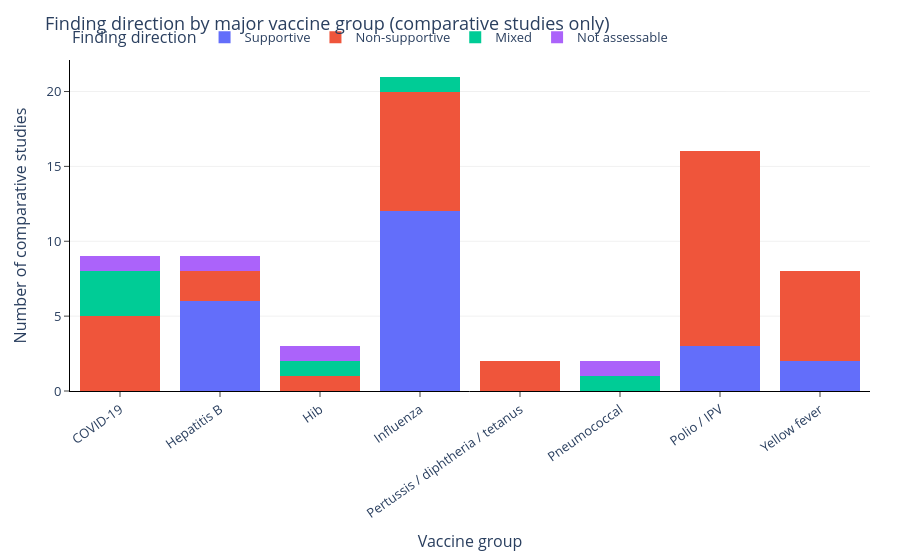

The cell this chart's notebook holds for it:
### Code cell
# Figure 4: Finding direction by major vaccine group (comparative studies only)
top_vaccines = (
    comparative_df["Vaccine_group"]
    .value_counts()
    .head(8)
    .index
    .tolist()
)

stacked = (
    comparative_df[comparative_df["Vaccine_group"].isin(top_vaccines)]
    .pivot_table(
        index="Vaccine_group",
        columns="Finding_direction",
        values="Study ID",
        aggfunc="count",
        fill_value=0,
    )
)

col_order = ["Supportive", "Non-supportive", "Mixed", "Not assessable"]
stacked = stacked[[c for c in col_order if c in stacked.columns]].reset_index()

long_df = stacked.melt(
    id_vars="Vaccine_group",
    var_name="Finding direction",
    value_name="Number of papers"
)

fig = px.bar(
    long_df,
    x="Vaccine_group",
    y="Number of papers",
    color="Finding direction",
)
fig.update_traces(
    hovertemplate="Vaccine group: %{x}<br>Finding: %{fullData.name}<br>Studies: %{y}<extra></extra>",
    marker_line_width=0,
)
fig = apply_clean_plotly_style(fig, x_title="Vaccine group", y_title="Number of comparative studies")
fig.update_layout(
    title="Finding direction by major vaccine group (comparative studies only)",
    barmode="stack",
    xaxis_tickangle=-35,
)
fig.show()
save_plotly(fig, "finding_direction_by_major_vaccine_group")

stacked.to_csv(TABLE_DIR / "finding_direction_by_major_vaccine_group_table.csv", index=False)

### Figure 1 — Plotly figure (JSON) as saved in the notebook; plotly's stock layout.template omitted (floating-point values rounded to 4 significant figures)
{"data": [{"hovertemplate": "Vaccine group: %{x}<br>Finding: %{fullData.name}<br>Studies: %{y}<extra></extra>", "legendgroup": "Supportive", "marker": {"color": "#636efa", "line": {"width": 0}, "pattern": {"shape": ""}}, "name": "Supportive", "orientation": "v", "showlegend": true, "textposition": "auto", "type": "bar", "x": ["COVID-19", "Hepatitis B", "Hib", "Influenza", "Pertussis / diphtheria / tetanus", "Pneumococcal", "Polio / IPV", "Yellow fever"], "xaxis": "x", "y": [0, 6, 0, 12, 0, 0, 3, 2], "yaxis": "y"}, {"hovertemplate": "Vaccine group: %{x}<br>Finding: %{fullData.name}<br>Studies: %{y}<extra></extra>", "legendgroup": "Non-supportive", "marker": {"color": "#EF553B", "line": {"width": 0}, "pattern": {"shape": ""}}, "name": "Non-supportive", "orientation": "v", "showlegend": true, "textposition": "auto", "type": "bar", "x": ["COVID-19", "Hepatitis B", "Hib", "Influenza", "Pertussis / diphtheria / tetanus", "Pneumococcal", "Polio / IPV", "Yellow fever"], "xaxis": "x", "y": [5, 2, 1, 8, 2, 0, 13, 6], "yaxis": "y"}, {"hovertemplate": "Vaccine group: %{x}<br>Finding: %{fullData.name}<br>Studies: %{y}<extra></extra>", "legendgroup": "Mixed", "marker": {"color": "#00cc96", "line": {"width": 0}, "pattern": {"shape": ""}}, "name": "Mixed", "orientation": "v", "showlegend": true, "textposition": "auto", "type": "bar", "x": ["COVID-19", "Hepatitis B", "Hib", "Influenza", "Pertussis / diphtheria / tetanus", "Pneumococcal", "Polio / IPV", "Yellow fever"], "xaxis": "x", "y": [3, 0, 1, 1, 0, 1, 0, 0], "yaxis": "y"}, {"hovertemplate": "Vaccine group: %{x}<br>Finding: %{fullData.name}<br>Studies: %{y}<extra></extra>", "legendgroup": "Not assessable", "marker": {"color": "#ab63fa", "line": {"width": 0}, "pattern": {"shape": ""}}, "name": "Not assessable", "orientation": "v", "showlegend": true, "textposition": "auto", "type": "bar", "x": ["COVID-19", "Hepatitis B", "Hib", "Influenza", "Pertussis / diphtheria / tetanus", "Pneumococcal", "Polio / IPV", "Yellow fever"], "xaxis": "x", "y": [1, 1, 1, 0, 0, 1, 0, 0], "yaxis": "y"}], "layout": {"barmode": "stack", "font": {"size": 13}, "legend": {"orientation": "h", "title": {"text": "Finding direction"}, "tracegroupgap": 0, "x": 0, "xanchor": "left", "y": 1.02, "yanchor": "bottom"}, "margin": {"b": 60, "l": 70, "r": 30, "t": 60}, "paper_bgcolor": "white", "plot_bgcolor": "white", "showlegend": true, "title": {"text": "Finding direction by major vaccine group (comparative studies only)"}, "xaxis": {"anchor": "y", "domain": [0, 1], "linecolor": "black", "linewidth": 1, "showgrid": false, "showline": true, "tickangle": -35, "ticks": "outside", "title": {"text": "Vaccine group"}, "zeroline": false}, "yaxis": {"anchor": "x", "domain": [0, 1], "gridcolor": "rgba(0,0,0,0.12)", "gridwidth": 0.5, "linecolor": "black", "linewidth": 1, "showgrid": true, "showline": true, "ticks": "outside", "title": {"text": "Number of comparative studies"}, "zeroline": false}}}
